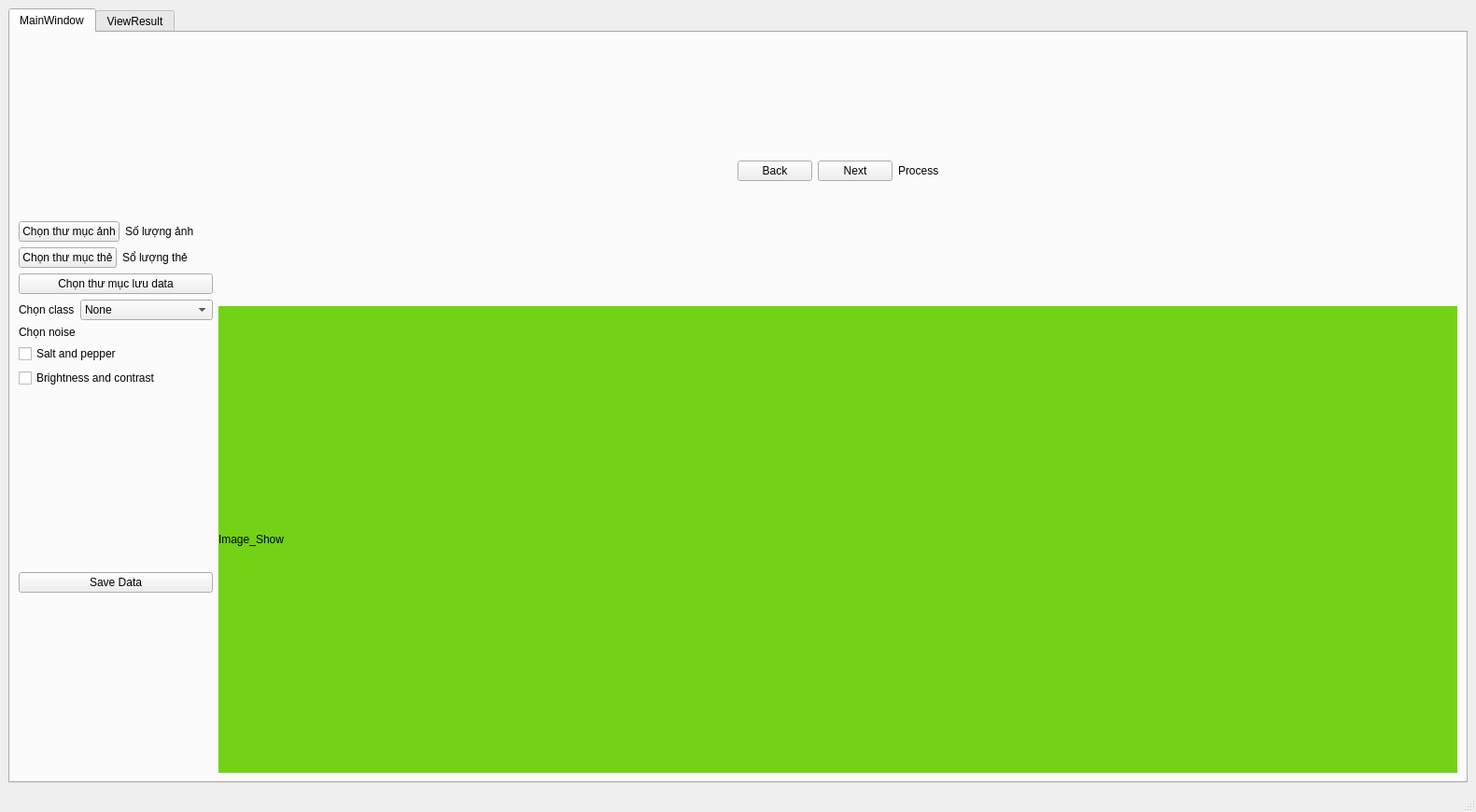
<?xml version="1.0" encoding="UTF-8"?>
<ui version="4.0">
 <class>Tool_The_HDV_Du_Lich</class>
 <widget class="QMainWindow" name="Tool_The_HDV_Du_Lich">
  <property name="geometry">
   <rect>
    <x>0</x>
    <y>0</y>
    <width>1581</width>
    <height>870</height>
   </rect>
  </property>
  <property name="windowTitle">
   <string>MainWindow</string>
  </property>
  <widget class="QWidget" name="centralwidget">
   <layout class="QHBoxLayout" name="horizontalLayout_11">
    <item>
     <widget class="QTabWidget" name="tabWidget">
      <property name="currentIndex">
       <number>0</number>
      </property>
      <widget class="QWidget" name="MainWindow">
       <attribute name="title">
        <string>MainWindow</string>
       </attribute>
       <layout class="QHBoxLayout" name="horizontalLayout_10">
        <item>
         <layout class="QVBoxLayout" name="verticalLayout_6">
          <item>
           <spacer name="verticalSpacer">
            <property name="orientation">
             <enum>Qt::Vertical</enum>
            </property>
            <property name="sizeHint" stdset="0">
             <size>
              <width>20</width>
              <height>18</height>
             </size>
            </property>
           </spacer>
          </item>
          <item>
           <layout class="QVBoxLayout" name="verticalLayout_5">
            <item>
             <layout class="QVBoxLayout" name="verticalLayout_4">
              <item>
               <layout class="QHBoxLayout" name="horizontalLayout_3">
                <item>
                 <widget class="QPushButton" name="pushButton_select_folder_image">
                  <property name="text">
                   <string>Chọn thư mục ảnh</string>
                  </property>
                 </widget>
                </item>
                <item>
                 <widget class="QLabel" name="label_num_image">
                  <property name="text">
                   <string>Số lượng ảnh</string>
                  </property>
                 </widget>
                </item>
               </layout>
              </item>
              <item>
               <layout class="QHBoxLayout" name="horizontalLayout_4">
                <item>
                 <widget class="QPushButton" name="pushButton_select_folder_card">
                  <property name="text">
                   <string>Chọn thư mục thẻ</string>
                  </property>
                 </widget>
                </item>
                <item>
                 <widget class="QLabel" name="label_num_card">
                  <property name="text">
                   <string>Sổ lượng thẻ</string>
                  </property>
                 </widget>
                </item>
               </layout>
              </item>
              <item>
               <widget class="QPushButton" name="pushButton_select_folder_save_data">
                <property name="text">
                 <string>Chọn thư mục lưu data</string>
                </property>
               </widget>
              </item>
              <item>
               <layout class="QHBoxLayout" name="horizontalLayout_7">
                <item>
                 <widget class="QLabel" name="label_select_class">
                  <property name="text">
                   <string>Chọn class</string>
                  </property>
                 </widget>
                </item>
                <item>
                 <widget class="QComboBox" name="comboBox_class">
                  <item>
                   <property name="text">
                    <string>None</string>
                   </property>
                  </item>
                  <item>
                   <property name="text">
                    <string>Thẻ HDV</string>
                   </property>
                  </item>
                  <item>
                   <property name="text">
                    <string>Không phải thẻ HDV</string>
                   </property>
                  </item>
                 </widget>
                </item>
               </layout>
              </item>
             </layout>
            </item>
            <item>
             <layout class="QVBoxLayout" name="verticalLayout">
              <item>
               <widget class="QLabel" name="label_select_class_2">
                <property name="text">
                 <string>Chọn noise</string>
                </property>
               </widget>
              </item>
              <item>
               <widget class="QCheckBox" name="checkBox">
                <property name="text">
                 <string>Salt and pepper</string>
                </property>
               </widget>
              </item>
              <item>
               <widget class="QCheckBox" name="checkBox_2">
                <property name="text">
                 <string>Brightness and contrast</string>
                </property>
               </widget>
              </item>
             </layout>
            </item>
           </layout>
          </item>
          <item>
           <spacer name="verticalSpacer_3">
            <property name="orientation">
             <enum>Qt::Vertical</enum>
            </property>
            <property name="sizeHint" stdset="0">
             <size>
              <width>20</width>
              <height>40</height>
             </size>
            </property>
           </spacer>
          </item>
          <item>
           <widget class="QPushButton" name="pushButton_paster_card">
            <property name="text">
             <string>Save Data</string>
            </property>
           </widget>
          </item>
          <item>
           <spacer name="verticalSpacer_2">
            <property name="orientation">
             <enum>Qt::Vertical</enum>
            </property>
            <property name="sizeHint" stdset="0">
             <size>
              <width>20</width>
              <height>40</height>
             </size>
            </property>
           </spacer>
          </item>
         </layout>
        </item>
        <item>
         <layout class="QVBoxLayout" name="verticalLayout_2">
          <item>
           <layout class="QHBoxLayout" name="horizontalLayout_2">
            <item>
             <spacer name="horizontalSpacer">
              <property name="orientation">
               <enum>Qt::Horizontal</enum>
              </property>
              <property name="sizeHint" stdset="0">
               <size>
                <width>40</width>
                <height>20</height>
               </size>
              </property>
             </spacer>
            </item>
            <item>
             <layout class="QHBoxLayout" name="horizontalLayout">
              <item>
               <widget class="QPushButton" name="pushButton_2">
                <property name="text">
                 <string>Back</string>
                </property>
               </widget>
              </item>
              <item>
               <widget class="QPushButton" name="pushButton_next">
                <property name="text">
                 <string>Next</string>
                </property>
               </widget>
              </item>
             </layout>
            </item>
            <item>
             <widget class="QLabel" name="label_process">
              <property name="text">
               <string>Process</string>
              </property>
             </widget>
            </item>
            <item>
             <spacer name="horizontalSpacer_2">
              <property name="orientation">
               <enum>Qt::Horizontal</enum>
              </property>
              <property name="sizeHint" stdset="0">
               <size>
                <width>40</width>
                <height>20</height>
               </size>
              </property>
             </spacer>
            </item>
           </layout>
          </item>
          <item>
           <widget class="QLabel" name="label_show">
            <property name="minimumSize">
             <size>
              <width>500</width>
              <height>500</height>
             </size>
            </property>
            <property name="styleSheet">
             <string notr="true">background-color: rgb(115, 210, 22);</string>
            </property>
            <property name="text">
             <string>Image_Show</string>
            </property>
           </widget>
          </item>
         </layout>
        </item>
       </layout>
      </widget>
      <widget class="QWidget" name="ViewResult">
       <attribute name="title">
        <string>ViewResult</string>
       </attribute>
       <layout class="QHBoxLayout" name="horizontalLayout_9">
        <item>
         <layout class="QHBoxLayout" name="horizontalLayout_8">
          <item>
           <widget class="QPushButton" name="pushButton_select_folder_image_result">
            <property name="text">
             <string>Chọn thư mục ảnh</string>
            </property>
           </widget>
          </item>
          <item>
           <widget class="QLabel" name="label_num_image_result">
            <property name="text">
             <string>Số lượng ảnh</string>
            </property>
           </widget>
          </item>
         </layout>
        </item>
        <item>
         <layout class="QVBoxLayout" name="verticalLayout_3">
          <item>
           <layout class="QHBoxLayout" name="horizontalLayout_5">
            <item>
             <spacer name="horizontalSpacer_3">
              <property name="orientation">
               <enum>Qt::Horizontal</enum>
              </property>
              <property name="sizeHint" stdset="0">
               <size>
                <width>40</width>
                <height>20</height>
               </size>
              </property>
             </spacer>
            </item>
            <item>
             <layout class="QHBoxLayout" name="horizontalLayout_6">
              <item>
               <widget class="QPushButton" name="pushButton_back_result">
                <property name="text">
                 <string>Back</string>
                </property>
               </widget>
              </item>
              <item>
               <widget class="QPushButton" name="pushButton_next_result">
                <property name="text">
                 <string>Next</string>
                </property>
               </widget>
              </item>
             </layout>
            </item>
            <item>
             <widget class="QLabel" name="label_process_result">
              <property name="text">
               <string>Process</string>
              </property>
             </widget>
            </item>
            <item>
             <spacer name="horizontalSpacer_4">
              <property name="orientation">
               <enum>Qt::Horizontal</enum>
              </property>
              <property name="sizeHint" stdset="0">
               <size>
                <width>40</width>
                <height>20</height>
               </size>
              </property>
             </spacer>
            </item>
           </layout>
          </item>
          <item>
           <widget class="QLabel" name="label_show_result">
            <property name="minimumSize">
             <size>
              <width>500</width>
              <height>500</height>
             </size>
            </property>
            <property name="styleSheet">
             <string notr="true">background-color: rgb(115, 210, 22);</string>
            </property>
            <property name="text">
             <string>Image_Show</string>
            </property>
           </widget>
          </item>
         </layout>
        </item>
       </layout>
      </widget>
     </widget>
    </item>
   </layout>
  </widget>
  <widget class="QMenuBar" name="menubar">
   <property name="geometry">
    <rect>
     <x>0</x>
     <y>0</y>
     <width>1581</width>
     <height>22</height>
    </rect>
   </property>
  </widget>
  <widget class="QStatusBar" name="statusbar"/>
 </widget>
 <resources/>
 <connections/>
</ui>
